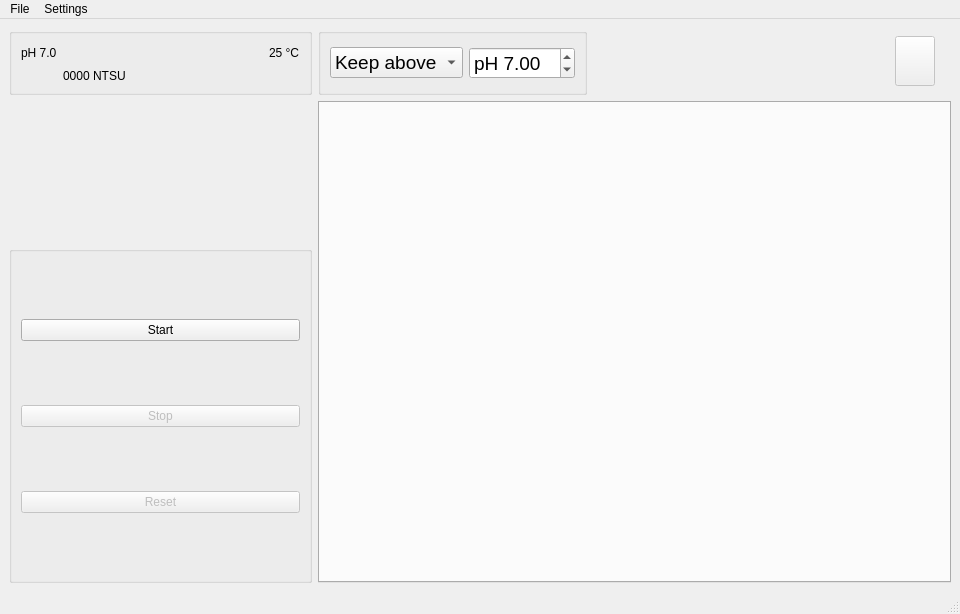
<?xml version="1.0" encoding="UTF-8"?>
<ui version="4.0">
 <author>Arjan Kloekhorst</author>
 <class>MainWindow</class>
 <widget class="QMainWindow" name="MainWindow">
  <property name="geometry">
   <rect>
    <x>0</x>
    <y>0</y>
    <width>960</width>
    <height>614</height>
   </rect>
  </property>
  <property name="windowTitle">
   <string>pHStat 0.3</string>
  </property>
  <property name="windowIcon">
   <iconset>
    <normaloff>../../icons8-ph-meter-64.png</normaloff>../../icons8-ph-meter-64.png</iconset>
  </property>
  <widget class="QWidget" name="centralwidget">
   <layout class="QGridLayout" name="gridLayout_2">
    <item row="2" column="1" rowspan="2" colspan="5">
     <widget class="QTabWidget" name="tabWidget">
      <property name="statusTip">
       <string/>
      </property>
     </widget>
    </item>
    <item row="0" column="1" colspan="2">
     <widget class="QGroupBox" name="groupBox_4">
      <property name="title">
       <string/>
      </property>
      <layout class="QGridLayout" name="gridLayout_5">
       <item row="0" column="1">
        <widget class="QDoubleSpinBox" name="phSpin">
         <property name="font">
          <font>
           <family>MS Shell Dlg 2</family>
           <pointsize>14</pointsize>
          </font>
         </property>
         <property name="statusTip">
          <string/>
         </property>
         <property name="prefix">
          <string>pH </string>
         </property>
         <property name="maximum">
          <double>14.000000000000000</double>
         </property>
         <property name="singleStep">
          <double>0.100000000000000</double>
         </property>
         <property name="value">
          <double>7.000000000000000</double>
         </property>
        </widget>
       </item>
       <item row="0" column="0">
        <widget class="QComboBox" name="keepSelector">
         <property name="font">
          <font>
           <family>MS Shell Dlg 2</family>
           <pointsize>14</pointsize>
          </font>
         </property>
         <property name="statusTip">
          <string/>
         </property>
         <item>
          <property name="text">
           <string>Keep above</string>
          </property>
         </item>
         <item>
          <property name="text">
           <string>Keep below</string>
          </property>
         </item>
        </widget>
       </item>
      </layout>
     </widget>
    </item>
    <item row="0" column="0">
     <widget class="QGroupBox" name="AtlasGroup">
      <property name="title">
       <string/>
      </property>
      <layout class="QGridLayout" name="gridLayout_3">
       <item row="0" column="0">
        <widget class="QLabel" name="pHNumber">
         <property name="statusTip">
          <string>pH measured</string>
         </property>
         <property name="text">
          <string>pH 7.0</string>
         </property>
        </widget>
       </item>
       <item row="0" column="2">
        <widget class="QLabel" name="RTDlabel">
         <property name="statusTip">
          <string>Temperature measured</string>
         </property>
         <property name="text">
          <string>25 °C</string>
         </property>
        </widget>
       </item>
       <item row="0" column="1">
        <spacer name="hor_spacer1">
         <property name="orientation">
          <enum>Qt::Horizontal</enum>
         </property>
         <property name="sizeHint" stdset="0">
          <size>
           <width>40</width>
           <height>20</height>
          </size>
         </property>
        </spacer>
       </item>
       <item row="1" column="1">
        <widget class="QLabel" name="label">
         <property name="text">
          <string>0000 NTSU</string>
         </property>
        </widget>
       </item>
      </layout>
     </widget>
    </item>
    <item row="0" column="3">
     <spacer name="hor_spacer2">
      <property name="orientation">
       <enum>Qt::Horizontal</enum>
      </property>
      <property name="sizeHint" stdset="0">
       <size>
        <width>40</width>
        <height>20</height>
       </size>
      </property>
     </spacer>
    </item>
    <item row="0" column="5">
     <spacer name="hor_spacer3">
      <property name="orientation">
       <enum>Qt::Horizontal</enum>
      </property>
      <property name="sizeType">
       <enum>QSizePolicy::Minimum</enum>
      </property>
      <property name="sizeHint" stdset="0">
       <size>
        <width>10</width>
        <height>20</height>
       </size>
      </property>
     </spacer>
    </item>
    <item row="0" column="4">
     <widget class="QPushButton" name="usb_button">
      <property name="enabled">
       <bool>false</bool>
      </property>
      <property name="sizePolicy">
       <sizepolicy hsizetype="Minimum" vsizetype="Fixed">
        <horstretch>0</horstretch>
        <verstretch>0</verstretch>
       </sizepolicy>
      </property>
      <property name="maximumSize">
       <size>
        <width>50</width>
        <height>50</height>
       </size>
      </property>
      <property name="focusPolicy">
       <enum>Qt::WheelFocus</enum>
      </property>
      <property name="statusTip">
       <string>Copy data to USB</string>
      </property>
      <property name="text">
       <string/>
      </property>
      <property name="icon">
       <iconset>
        <normaloff>flashcard-usb.svg</normaloff>flashcard-usb.svg</iconset>
      </property>
      <property name="iconSize">
       <size>
        <width>40</width>
        <height>40</height>
       </size>
      </property>
      <property name="autoDefault">
       <bool>false</bool>
      </property>
     </widget>
    </item>
    <item row="3" column="0">
     <widget class="QGroupBox" name="buttonGroup">
      <property name="sizePolicy">
       <sizepolicy hsizetype="Preferred" vsizetype="Preferred">
        <horstretch>0</horstretch>
        <verstretch>1</verstretch>
       </sizepolicy>
      </property>
      <property name="title">
       <string/>
      </property>
      <layout class="QGridLayout" name="gridLayout">
       <item row="0" column="0">
        <widget class="QPushButton" name="startbutton">
         <property name="toolTip">
          <string/>
         </property>
         <property name="statusTip">
          <string>Start logging</string>
         </property>
         <property name="text">
          <string>Start</string>
         </property>
        </widget>
       </item>
       <item row="1" column="0">
        <widget class="QPushButton" name="stopbutton">
         <property name="enabled">
          <bool>false</bool>
         </property>
         <property name="statusTip">
          <string>Stop logging</string>
         </property>
         <property name="text">
          <string>Stop</string>
         </property>
        </widget>
       </item>
       <item row="2" column="0">
        <widget class="QPushButton" name="resetbutton">
         <property name="enabled">
          <bool>false</bool>
         </property>
         <property name="statusTip">
          <string>Reset logging</string>
         </property>
         <property name="text">
          <string>Reset</string>
         </property>
        </widget>
       </item>
      </layout>
     </widget>
    </item>
    <item row="2" column="0">
     <widget class="QStackedWidget" name="PowerGroup">
      <property name="sizePolicy">
       <sizepolicy hsizetype="Preferred" vsizetype="Preferred">
        <horstretch>0</horstretch>
        <verstretch>0</verstretch>
       </sizepolicy>
      </property>
      <property name="currentIndex">
       <number>1</number>
      </property>
      <widget class="QWidget" name="PowerGroup" native="true">
       <layout class="QGridLayout" name="gridLayout_4">
        <item row="1" column="1">
         <widget class="QLabel" name="currentlabel">
          <property name="statusTip">
           <string>Current measured</string>
          </property>
          <property name="text">
           <string>0.0 A</string>
          </property>
         </widget>
        </item>
        <item row="1" column="0">
         <widget class="QLabel" name="voltagelabel">
          <property name="statusTip">
           <string>Voltage measured</string>
          </property>
          <property name="text">
           <string>12 V</string>
          </property>
         </widget>
        </item>
        <item row="0" column="0">
         <widget class="DialWithLabel" name="voltageDial">
          <property name="sizePolicy">
           <sizepolicy hsizetype="Preferred" vsizetype="Preferred">
            <horstretch>0</horstretch>
            <verstretch>0</verstretch>
           </sizepolicy>
          </property>
          <property name="maximumSize">
           <size>
            <width>5000</width>
            <height>16777215</height>
           </size>
          </property>
          <property name="statusTip">
           <string>Change dial for the voltage</string>
          </property>
          <property name="notchesVisible">
           <bool>true</bool>
          </property>
         </widget>
        </item>
        <item row="1" column="2">
         <widget class="QLabel" name="modelabel">
          <property name="statusTip">
           <string>Mode of the PSU </string>
          </property>
          <property name="text">
           <string>CV</string>
          </property>
          <property name="alignment">
           <set>Qt::AlignCenter</set>
          </property>
         </widget>
        </item>
        <item row="0" column="1">
         <widget class="DialWithLabel" name="currentDial">
          <property name="sizePolicy">
           <sizepolicy hsizetype="Preferred" vsizetype="Preferred">
            <horstretch>0</horstretch>
            <verstretch>0</verstretch>
           </sizepolicy>
          </property>
          <property name="maximumSize">
           <size>
            <width>5000</width>
            <height>5000</height>
           </size>
          </property>
          <property name="statusTip">
           <string>Change dial for the current</string>
          </property>
          <property name="notchesVisible">
           <bool>true</bool>
          </property>
         </widget>
        </item>
        <item row="1" column="3">
         <widget class="PowerButton" name="powerButton">
          <property name="sizePolicy">
           <sizepolicy hsizetype="Preferred" vsizetype="Preferred">
            <horstretch>0</horstretch>
            <verstretch>0</verstretch>
           </sizepolicy>
          </property>
          <property name="maximumSize">
           <size>
            <width>50</width>
            <height>50</height>
           </size>
          </property>
          <property name="statusTip">
           <string>Turn PSU on/off</string>
          </property>
          <property name="text">
           <string/>
          </property>
          <property name="checkable">
           <bool>true</bool>
          </property>
         </widget>
        </item>
        <item row="0" column="3">
         <widget class="Round3DButton" name="setButton">
          <property name="sizePolicy">
           <sizepolicy hsizetype="Preferred" vsizetype="Preferred">
            <horstretch>0</horstretch>
            <verstretch>0</verstretch>
           </sizepolicy>
          </property>
          <property name="maximumSize">
           <size>
            <width>50</width>
            <height>50</height>
           </size>
          </property>
          <property name="mouseTracking">
           <bool>false</bool>
          </property>
          <property name="toolTip">
           <string/>
          </property>
          <property name="statusTip">
           <string>Set the selected PSU Voltage or Amperage</string>
          </property>
          <property name="layoutDirection">
           <enum>Qt::LeftToRight</enum>
          </property>
          <property name="text">
           <string>Set</string>
          </property>
         </widget>
        </item>
       </layout>
      </widget>
      <widget class="QWidget" name="page"/>
     </widget>
    </item>
   </layout>
  </widget>
  <widget class="QMenuBar" name="menubar">
   <property name="geometry">
    <rect>
     <x>0</x>
     <y>0</y>
     <width>960</width>
     <height>27</height>
    </rect>
   </property>
   <widget class="QMenu" name="menuFile">
    <property name="title">
     <string>File</string>
    </property>
    <addaction name="actionExit"/>
   </widget>
   <widget class="QMenu" name="menuSettings">
    <property name="tearOffEnabled">
     <bool>false</bool>
    </property>
    <property name="title">
     <string>Settings</string>
    </property>
    <widget class="QMenu" name="menupHstat_settings">
     <property name="title">
      <string>pHstat settings</string>
     </property>
     <widget class="QMenu" name="menuLog_Options">
      <property name="geometry">
       <rect>
        <x>697</x>
        <y>263</y>
        <width>164</width>
        <height>158</height>
       </rect>
      </property>
      <property name="title">
       <string>Log Options</string>
      </property>
      <addaction name="option1"/>
      <addaction name="option2"/>
      <addaction name="option3"/>
      <addaction name="option4"/>
     </widget>
     <addaction name="actionCalibrate_Pump"/>
     <addaction name="actionCalibrate_pH"/>
     <addaction name="separator"/>
     <addaction name="menuLog_Options"/>
    </widget>
    <widget class="QMenu" name="menuEnable_Senors">
     <property name="title">
      <string>Enable Senors</string>
     </property>
     <addaction name="actionpH"/>
     <addaction name="actionTemperature"/>
     <addaction name="actionTurbidity"/>
    </widget>
    <addaction name="action_datewindow"/>
    <addaction name="menupHstat_settings"/>
    <addaction name="separator"/>
    <addaction name="actionEnable_PSU_control"/>
    <addaction name="toggle_pH_control"/>
    <addaction name="menuEnable_Senors"/>
    <addaction name="separator"/>
    <addaction name="reconnect_pps_action"/>
    <addaction name="separator"/>
    <addaction name="actionFullscreen"/>
   </widget>
   <addaction name="menuFile"/>
   <addaction name="menuSettings"/>
  </widget>
  <widget class="QStatusBar" name="statusbar"/>
  <action name="action_datewindow">
   <property name="text">
    <string>Change Date/Time</string>
   </property>
  </action>
  <action name="actionpHStat">
   <property name="text">
    <string>pHStat</string>
   </property>
  </action>
  <action name="toggle_pH_control">
   <property name="checkable">
    <bool>true</bool>
   </property>
   <property name="checked">
    <bool>true</bool>
   </property>
   <property name="text">
    <string>Enable pH control</string>
   </property>
  </action>
  <action name="actionExit">
   <property name="text">
    <string>Exit</string>
   </property>
   <property name="menuRole">
    <enum>QAction::QuitRole</enum>
   </property>
  </action>
  <action name="actionCalibrate_Pump">
   <property name="text">
    <string>Calibrate Pump</string>
   </property>
  </action>
  <action name="actionCalibrate_pH">
   <property name="text">
    <string>Calibrate pH</string>
   </property>
  </action>
  <action name="option1">
   <property name="checkable">
    <bool>true</bool>
   </property>
   <property name="checked">
    <bool>true</bool>
   </property>
   <property name="text">
    <string>5 sec</string>
   </property>
  </action>
  <action name="option2">
   <property name="checkable">
    <bool>true</bool>
   </property>
   <property name="text">
    <string>30 sec</string>
   </property>
  </action>
  <action name="option3">
   <property name="checkable">
    <bool>true</bool>
   </property>
   <property name="text">
    <string>1 min</string>
   </property>
  </action>
  <action name="option4">
   <property name="checkable">
    <bool>true</bool>
   </property>
   <property name="text">
    <string>5 min</string>
   </property>
  </action>
  <action name="reconnect_pps_action">
   <property name="enabled">
    <bool>false</bool>
   </property>
   <property name="text">
    <string>Reconnect Powersupply</string>
   </property>
   <property name="statusTip">
    <string>Try to reconnect the PPS power supply</string>
   </property>
  </action>
  <action name="actionFullscreen">
   <property name="text">
    <string>Fullscreen</string>
   </property>
  </action>
  <action name="togglepHAction">
   <property name="checkable">
    <bool>true</bool>
   </property>
   <property name="checked">
    <bool>true</bool>
   </property>
   <property name="text">
    <string>pH curve</string>
   </property>
  </action>
  <action name="toggleTempAction">
   <property name="checkable">
    <bool>true</bool>
   </property>
   <property name="checked">
    <bool>true</bool>
   </property>
   <property name="text">
    <string>Temp curve</string>
   </property>
  </action>
  <action name="actionEnable_PSU_control">
   <property name="checkable">
    <bool>true</bool>
   </property>
   <property name="checked">
    <bool>true</bool>
   </property>
   <property name="text">
    <string>Enable PSU control</string>
   </property>
  </action>
  <action name="actionpH">
   <property name="text">
    <string>pH</string>
   </property>
  </action>
  <action name="actionTemperature">
   <property name="text">
    <string>Temperature</string>
   </property>
  </action>
  <action name="actionTurbidity">
   <property name="text">
    <string>Turbidity</string>
   </property>
  </action>
 </widget>
 <customwidgets>
  <customwidget>
   <class>PowerButton</class>
   <extends>QCheckBox</extends>
   <header>electrophstat/gui/widgets</header>
  </customwidget>
  <customwidget>
   <class>Round3DButton</class>
   <extends>QPushButton</extends>
   <header>electrophstat/gui/widgets</header>
  </customwidget>
  <customwidget>
   <class>DialWithLabel</class>
   <extends>QDial</extends>
   <header>electrophstat/gui/widgets</header>
  </customwidget>
 </customwidgets>
 <resources/>
 <connections/>
 <designerdata>
  <property name="gridDeltaX">
   <number>10</number>
  </property>
  <property name="gridDeltaY">
   <number>10</number>
  </property>
  <property name="gridSnapX">
   <bool>true</bool>
  </property>
  <property name="gridSnapY">
   <bool>true</bool>
  </property>
  <property name="gridVisible">
   <bool>true</bool>
  </property>
 </designerdata>
</ui>
